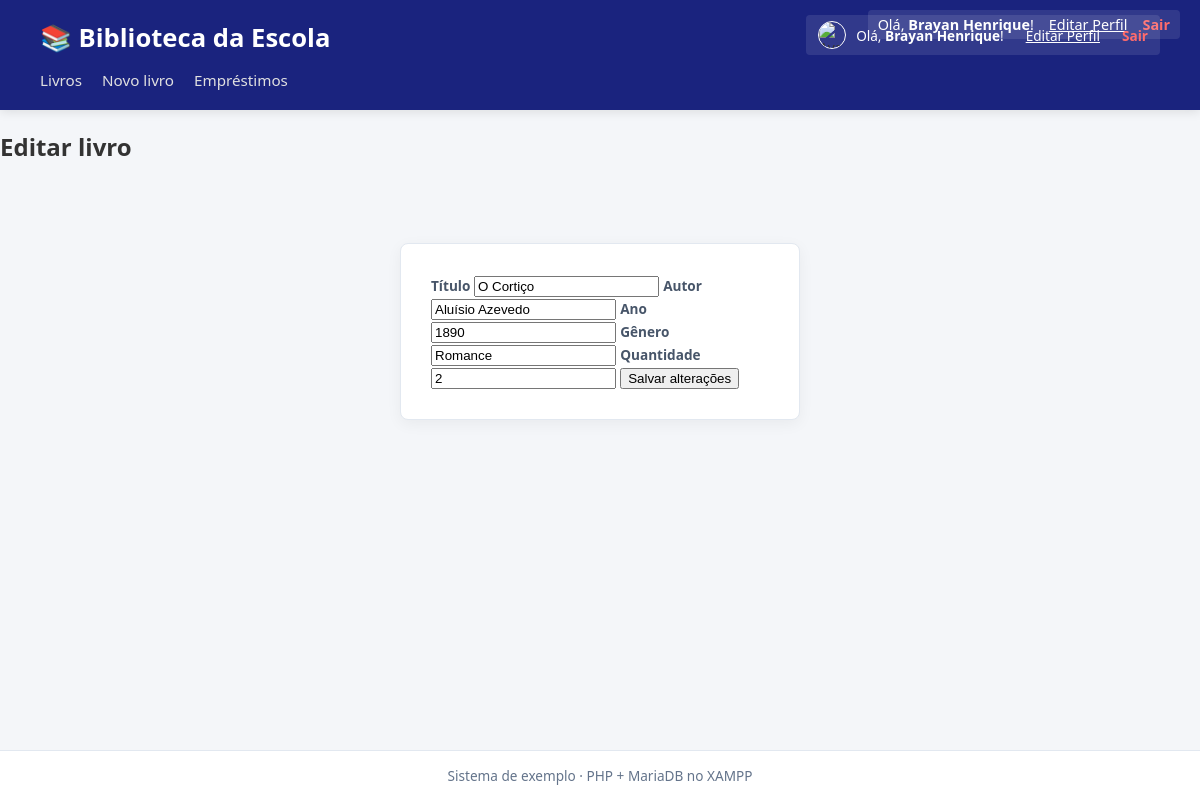
Page /bwa_bwa/editar.php?id=4 (signed in) on the committed database.
### tables this page shows
CREATE TABLE `livros` (
  `id` int(11) NOT NULL,
  `titulo` varchar(150) NOT NULL,
  `autor` varchar(100) NOT NULL,
  `ano` int(11) DEFAULT NULL,
  `genero` varchar(50) DEFAULT NULL,
  `quantidade` int(11) NOT NULL DEFAULT 1
);

### bwa_bwa/conexao.php (called while the page is built, shortened)
<?php
function e($texto) {
    return htmlspecialchars((string)$texto, ENT_QUOTES, 'UTF-8');
}
?>

### bwa_bwa/editar.php (the view, shortened to what this page needs)
<?php
require 'conexao.php';
$id = (int)($_GET['id'] ?? $_POST['id'] ?? 0);
$consulta = $pdo->prepare("SELECT * FROM livros WHERE id = :id");
$consulta->execute([':id' => $id]);
$livro = $consulta->fetch();
require 'topo.php';
?>
<h2>Editar livro</h2>
<form method="post" class="ficha">
  <label>Título <input name="titulo" value="<?= e($livro['titulo']) ?>" required maxlength="150"></label>
  <label>Autor <input name="autor" value="<?= e($livro['autor']) ?>" required maxlength="100"></label>
  <label>Ano <input name="ano" type="number" value="<?= e($livro['ano']) ?>"></label>
  <label>Gênero <input name="genero" value="<?= e($livro['genero']) ?>" maxlength="50"></label>
  <label>Quantidade <input name="quantidade" type="number" min="1" value="<?= e($livro['quantidade']) ?>" required></label>
  <button>Salvar alterações</button>
</form>
<?php
require 'rodape.php';
?>

### bwa_bwa/estilo.css (style rules this page uses)
* { box-sizing: border-box; }
body { background-color: #f4f6f9; color: #333333; font-family: 'Segoe UI', Roboto, Helvetica, Arial, sans-serif; margin: 0; padding: 0; display: flex; flex-direction: column; min-height: 100vh; }
form { background: #ffffff; max-width: 400px; margin: 60px auto; padding: 30px; border-radius: 8px; box-shadow: 0 4px 15px rgba(0,0,0,0.05); border: 1px solid #e2e8f0; }
form label { font-size: 0.85em; font-weight: 600; color: #475569; }

### rows in the picture
livros: titulo "O Cortiço", autor "Aluísio Azevedo", ano "1890", genero "Romance", quantidade "2"

### other values in the picture
$_SESSION['usuario_nome'] "Brayan Henrique"
